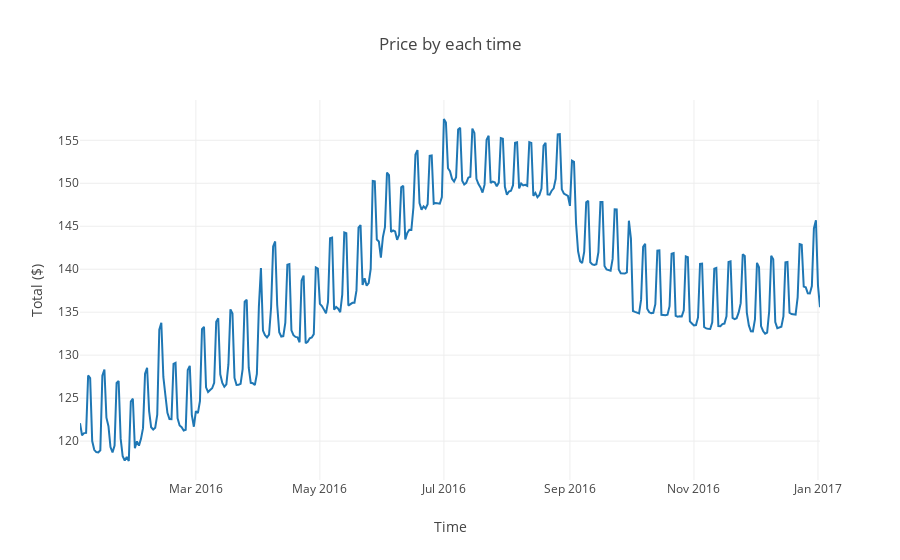

Write notebook code for a chart like this one.
### Code cell
# To view interactive plots, click link below : 
# https://nbviewer.jupyter.org/github/ntmai03/Airbnb/blob/master/AirbnbTimeSeriesAnalysis.ipynb
offline.iplot(fig)

### Figure 1 — Plotly figure (JSON) as saved in the notebook; plotly's stock layout.template omitted (floating-point values rounded to 4 significant figures; data arrays with more than 128 entries replaced by an {"elided": "..."} marker saying what was removed)
{"data": [{"type": "scatter", "uid": "5cac096c-c135-4e5e-afea-e25fc61e6091", "x": {"elided": "365 str values"}, "y": {"elided": "365 float values"}}], "layout": {"title": {"text": "Price by each time"}, "xaxis": {"title": {"text": "Time"}}, "yaxis": {"title": {"text": "Total ($)"}}}}
